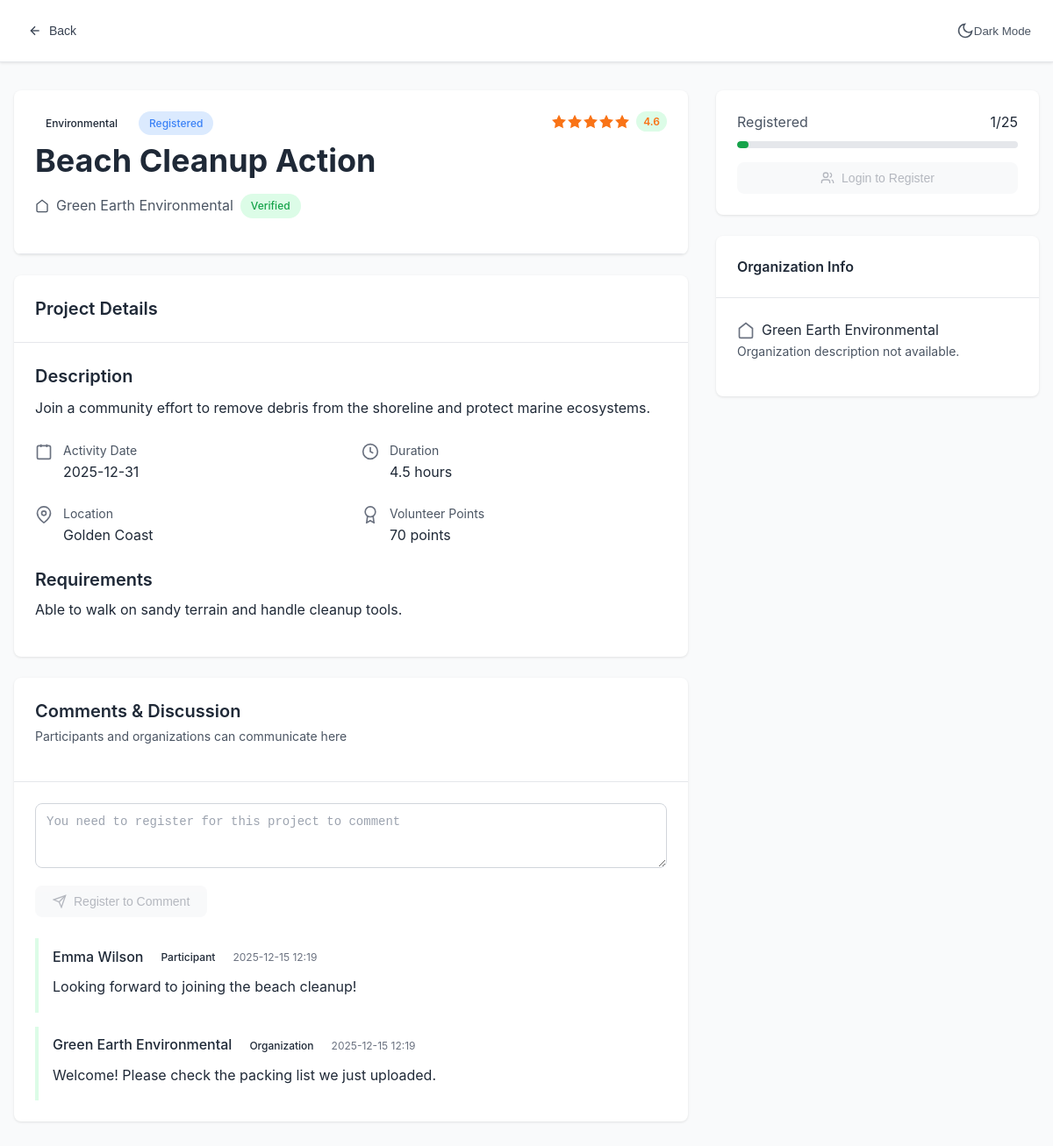
Before: /project/2 with the older database file.
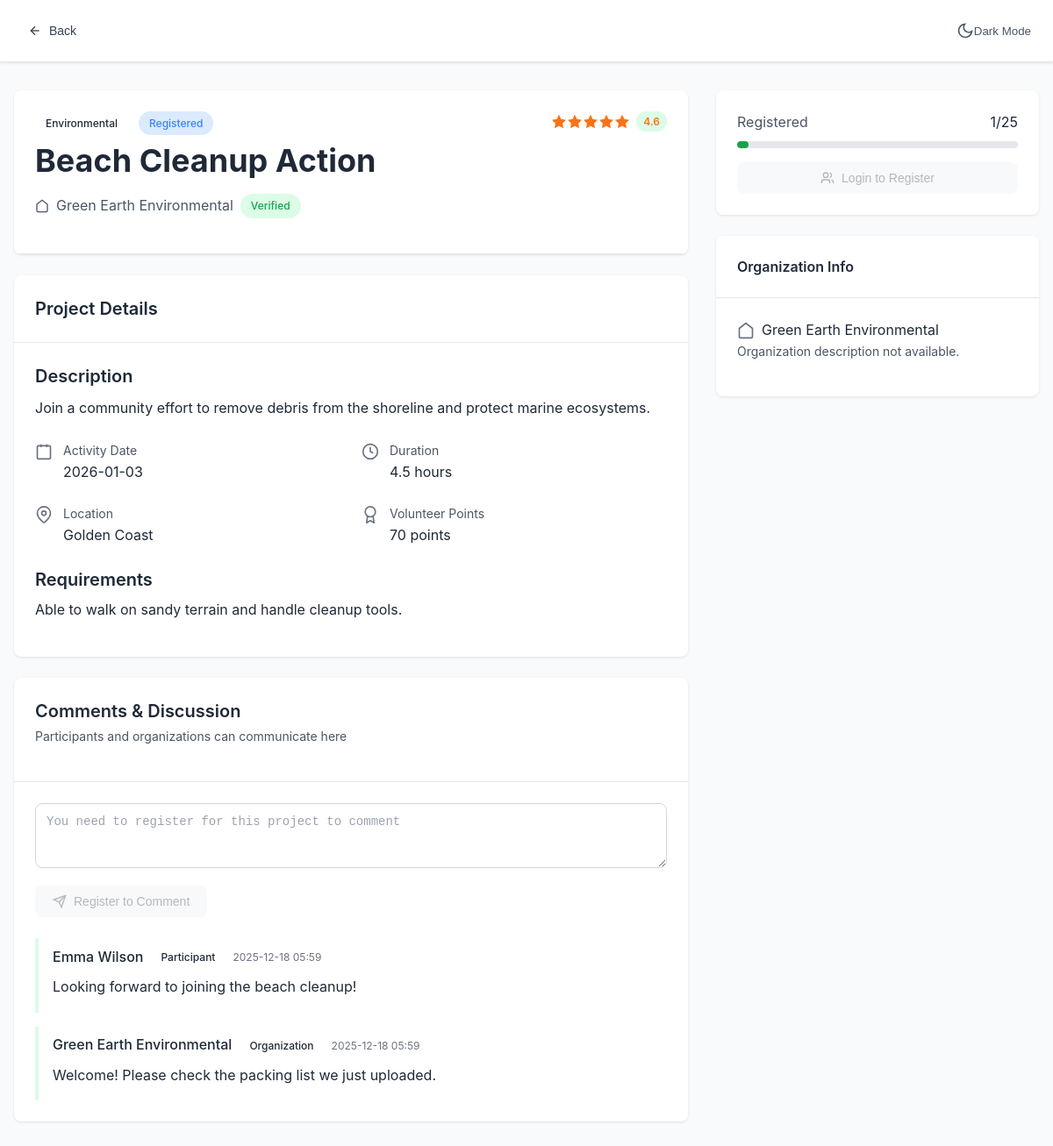
After: the same page with the newer database file.
### models.py (models this page shows, shortened)
class Project(db.Model):
    id = db.Column(db.Integer, primary_key=True)
    title = db.Column(db.String(200), nullable=False)
    description = db.Column(db.Text, nullable=False)
    category = db.Column(db.String(50), nullable=False)
    organization_id = db.Column(db.Integer, db.ForeignKey('user.id'), nullable=False)
    date = db.Column(db.Date, nullable=False)
    location = db.Column(db.String(200), nullable=False)
    max_participants = db.Column(db.Integer, nullable=False)
    min_participants = db.Column(db.Integer, default=1)  # Minimum participants to start
    duration = db.Column(db.Float, nullable=False)  # hours
    points = db.Column(db.Integer, nullable=False)
    rating = db.Column(db.Float, default=0.0)
    status = db.Column(db.String(20), default=ProjectStatus.PENDING.value)
    created_at = db.Column(db.DateTime, default=datetime.utcnow)
    requirements = db.Column(db.Text)
    __table_args__ = (
        CheckConstraint('min_participants <= max_participants', name='ck_project_min_le_max'),
    )
    registrations = relationship('Registration', backref='project', lazy=True)
    volunteer_records = relationship('VolunteerRecord', backref='project', lazy=True)

class User(UserMixin, db.Model):
    id = db.Column(db.Integer, primary_key=True)
    username = db.Column(db.String(80), unique=True, nullable=False)
    email = db.Column(db.String(120), unique=True, nullable=False)
    password_hash = db.Column(db.String(200), nullable=False)
    user_type = db.Column(db.String(20), nullable=False)  # participant, organization, admin
    display_name = db.Column(db.String(120))
    description = db.Column(db.Text)
    is_active = db.Column(db.Boolean, default=True, nullable=False)
    ban_reason = db.Column(db.String(500))  # Reason for ban (shown to user)
    ban_until = db.Column(db.DateTime)  # NULL = permanent ban when is_active=False
    created_at = db.Column(db.DateTime, default=datetime.utcnow)
    projects = relationship('Project', backref='organization', lazy=True)
    registrations = relationship('Registration', backref='user', lazy=True)
    volunteer_records = relationship('VolunteerRecord', backref='user', lazy=True)

class Comment(db.Model):
    id = db.Column(db.Integer, primary_key=True)
    project_id = db.Column(db.Integer, db.ForeignKey('project.id'), nullable=False)
    user_id = db.Column(db.Integer, db.ForeignKey('user.id'), nullable=False)
    content = db.Column(db.Text, nullable=False)
    parent_id = db.Column(db.Integer, db.ForeignKey('comment.id'), nullable=True)  # For replies
    created_at = db.Column(db.DateTime, default=datetime.utcnow)
    project = relationship('Project', backref='comments', lazy=True)
    user = relationship('User', backref='comments', lazy=True)
    parent = relationship('Comment', remote_side=[id], backref='replies', lazy=True)

### api/api_projects.py (the view, shortened to what this page needs)
@bp.route('/project/<int:project_id>')
def project_detail(project_id):
    project = Project.query.get_or_404(project_id)
    organization = User.query.get(project.organization_id)
    active_statuses = ('registered', 'approved')
    registration_count = Registration.query.filter(
        Registration.project_id == project.id,
        Registration.status.in_(active_statuses)
    ).count()
    comments = Comment.query.filter_by(project_id=project.id).order_by(Comment.created_at.desc()).limit(20).all()
    comments_data = []
    for comment in comments:
        comments_data.append({
            'id': comment.id,
            'user_name': comment.user.display_name or comment.user.username if comment.user else 'Unknown',
            'user_type': comment.user.user_type.title() if comment.user else 'Unknown',
            'comment': comment.content,
            'created_at': comment.created_at.strftime('%Y-%m-%d %H:%M') if comment.created_at else None
        })
    is_registered = False
    can_comment = False
    user_type = None
    registration_status = None  # Track registration status for cancelled/rejected cases
    return render_template('project_detail.html',
                         project=project,
                         organization=organization,
                         registration_count=registration_count,
                         comments=comments_data,
                         is_registered=is_registered,
                         can_comment=can_comment,
                         user_type=user_type,
                         registration_status=registration_status)

### templates/project_detail.html (shortened to what the changed rows need)
<!DOCTYPE html>
<html lang="en">
<head>
    <link rel="stylesheet" href="{{ url_for('static', filename='css/base.css') }}">
    <link rel="stylesheet" href="{{ url_for('static', filename='css/components.css') }}">
    <link rel="stylesheet" href="{{ url_for('static', filename='css/layout.css') }}">
    <link rel="stylesheet" href="{{ url_for('static', filename='css/pages.css') }}">
    <link rel="stylesheet" href="{{ url_for('static', filename='css/dark-theme.css') }}">
</head>
<body>
    {% macro render_stars(rating, size='20') %}
    {% set rating_int = rating | int %}
    {% set rating_decimal = rating - rating_int %}
    {% set color_class = 'rating-high' if rating >= 4 else ('rating-medium' if rating >= 3 else 'rating-low') %}
    {% set bg_color = '#dcfce7' if rating >= 4 else ('#fef3c7' if rating >= 3 else '#f3f4f6') %}
    <div class="sustainability-rating {{ color_class }}">
        <div class="stars">
            {% for i in range(1, 6) %}
            {% if i <= rating_int or (i==rating_int + 1 and rating_decimal>= 0.5) %}
                <svg class="star filled" xmlns="http://www.w3.org/2000/svg" width="{{ size }}" height="{{ size }}"
                    viewBox="0 0 24 24" fill="currentColor" stroke="currentColor" stroke-width="2">
                    <polygon
                        points="12 2 15.09 8.26 22 9.27 17 14.14 18.18 21.02 12 17.77 5.82 21.02 7 14.14 2 9.27 8.91 8.26 12 2" />
                </svg>
                {% else %}
                <svg class="star" xmlns="http://www.w3.org/2000/svg" width="{{ size }}" height="{{ size }}"
                    viewBox="0 0 24 24" fill="none" stroke="currentColor" stroke-width="2">
                    <polygon
                        points="12 2 15.09 8.26 22 9.27 17 14.14 18.18 21.02 12 17.77 5.82 21.02 7 14.14 2 9.27 8.91 8.26 12 2" />
                </svg>
                {% endif %}
                {% endfor %}
        </div>
        <span class="rating-badge" style="background-color: {{ bg_color }};">{{ "%.1f"|format(rating) }}</span>
    </div>
    {% endmacro %}
    <div class="container py-8" id="project-detail-container" data-project-id="{{ project.id }}" data-can-comment="{{ 'true' if can_comment else 'false' }}">
        <div class="grid grid-cols-3" style="gap: 2rem;">
            <div style="grid-column: span 2;">
                <div class="card mb-6">
                    <div class="card-header">
                        <div class="flex items-start justify-between mb-4">
                            <div style="flex: 1;">
                                <div class="flex items-center gap-3 mb-2">
                                    <span class="badge badge-primary">{{ project.category }}</span>
                                    {% if registration_count %}
                                    <span class="badge"
                                        style="background-color: #dbeafe; color: var(--secondary-blue);">Registered</span>
                                    {% endif %}
                                </div>
                                <h1 class="mb-3">{{ project.title }}</h1>
                                <div class="flex items-center gap-2 text-gray-600">
                                    <svg xmlns="http://www.w3.org/2000/svg" width="16" height="16" viewBox="0 0 24 24"
                                        fill="none" stroke="currentColor" stroke-width="2">
                                        <path d="M3 9l9-7 9 7v11a2 2 0 0 1-2 2H5a2 2 0 0 1-2-2z" />
                                    </svg>
                                    <span>{{ (organization.display_name or organization.username) if organization else
                                        'Organization Name' }}</span>
                                    <span class="badge badge-success">Verified</span>
                                </div>
                            </div>
                            {{ render_stars(project.rating or 0.0, '20') }}
                        </div>
                    </div>
                </div>
                <div class="card mb-6">
                    <div class="card-content">
                        <div class="mb-6">
                            <h3 class="mb-2">Description</h3>
                            <p class="text-gray-700" style="line-height: 1.8;">
                                {{ project.description }}
                            </p>
                        </div>
                        <div class="grid grid-cols-2 gap-4 mb-6">
                            <div class="flex items-start gap-3">
                                <div>
                                    <div class="text-sm text-gray-600">Activity Date</div>
                                    <div>{{ project.date.strftime('%Y-%m-%d') if project.date else 'TBD' }}</div>
                                </div>
                            </div>
                            <div class="flex items-start gap-3">
                                <div>
                                    <div class="text-sm text-gray-600">Duration</div>
                                    <div>{{ project.duration }} hours</div>
                                </div>
                            </div>
                            <div class="flex items-start gap-3">
                                <div>
                                    <div class="text-sm text-gray-600">Location</div>
                                    <div>{{ project.location }}</div>
                                </div>
                            </div>
                            <div class="flex items-start gap-3">
                                <div>
                                    <div class="text-sm text-gray-600">Volunteer Points</div>
                                    <div>{{ project.points }} points</div>
                                </div>
                            </div>
                        </div>
                        <div>
                            <h3 class="mb-2">Requirements</h3>
                            <p class="text-gray-700">
                                {% if project.requirements %}
                                {{ project.requirements }}
                                {% else %}
                                No specific requirements listed.
                                {% endif %}
                            </p>
                        </div>
                    </div>
                </div>
                <div class="card">
                    <div class="card-content">
                        <div id="comments-container" style="display: flex; flex-direction: column; gap: 1rem;">
                            {% if comments %}
                            {% for comment in comments %}
                            <div class="comment-item" data-comment-id="{{ comment.id }}"
                                style="border-left: 4px solid #dcfce7; padding-left: 1rem; padding-top: 0.5rem; padding-bottom: 0.5rem;">
                                <div class="flex items-center gap-2 mb-2">
                                    <span style="font-weight: 500;">{{ comment.user_name }}</span>
                                    <span class="badge badge-secondary text-xs">{{ comment.user_type }}</span>
                                    <span class="text-xs text-gray-500">{{ comment.created_at }}</span>
                                </div>
                                <p class="text-gray-700 mb-2" style="white-space: pre-wrap;">{{ comment.comment }}</p>
                            </div>
                            {% endfor %}
                            {% else %}
                            <p class="text-gray-500 text-center py-4">No comments yet. Be the first to ask a question!
                            </p>
                            {% endif %}
                        </div>
                    </div>
                </div>
            </div>
            <div>
                <div class="card mb-6">
                    <div class="card-content">
                        <div class="flex items-center justify-between mb-2">
                            <span class="text-gray-600">Registered</span>
                            <span>{{ registration_count or 0 }}/{{ project.max_participants }}</span>
                        </div>
                    </div>
                </div>
                <div class="card mb-6">
                    <div class="card-content">
                        <div class="flex items-center gap-2 mb-3">
                            <svg xmlns="http://www.w3.org/2000/svg" width="20" height="20" viewBox="0 0 24 24"
                                fill="none" stroke="currentColor" stroke-width="2" style="color: var(--gray-500);">
                                <path d="M3 9l9-7 9 7v11a2 2 0 0 1-2 2H5a2 2 0 0 1-2-2z" />
                            </svg>
                            <span>{{ (organization.display_name or organization.username) if organization else
                                'Organization Name' }}</span>
                        </div>
                    </div>
                </div>
            </div>
        </div>
    </div>
</body>
</html>

Changed rows visible on the page:
changed Project "Beach Cleanup Action": date "2025-12-31" → "2026-01-03"
computed for User "Green Earth Environmental": created_at "2025-12-15 12:19" → "2025-12-18 05:59"
computed for User "Emma Wilson": created_at "2025-12-15 12:19" → "2025-12-18 05:59"
